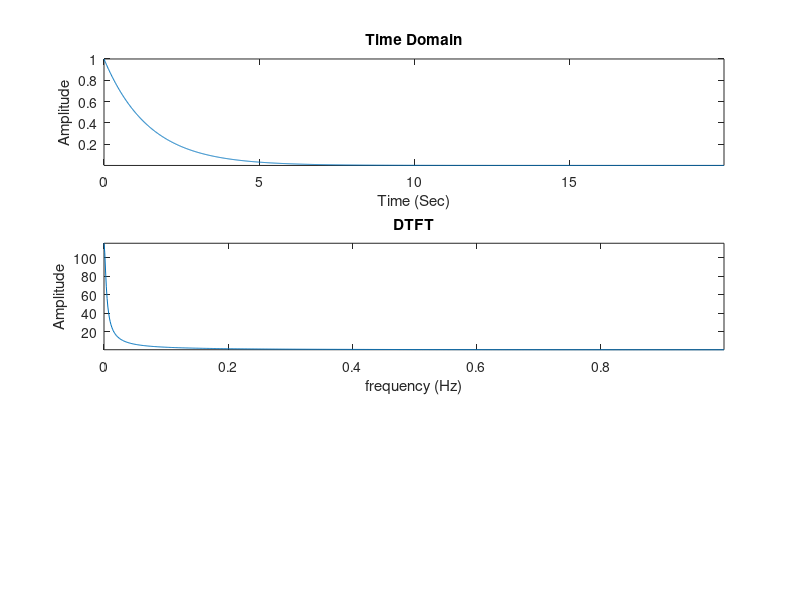

Reproduce this figure in MATLAB.

sampling_frequency = 80; % unit: Hz
f_nyquist = sampling_frequency / 2;
sampling_period = 1 / sampling_frequency; % unit: s
duration = 20;
t = [0: sampling_period : duration - sampling_period];

alpha = 0.5;
s = alpha .^ t;
subplot(3, 1, 1);
plot(t, s);
xlabel('Time (Sec)');
ylabel('Amplitude');
title('Time Domain')

X_mag = abs(fft(s));
N = length(s);
N_2 = ceil(N/2);
f_bins = [0:N-1];
f_hz = f_bins * sampling_frequency / N;
f_norm = (f_bins * sampling_frequency / N) / f_nyquist;
axis tight

subplot(3, 1, 2);
% plot(f_bins, X_mag);
%plot(f_hz(1:N_2), X_mag(1:N_2));
plot(f_norm(1:N_2), X_mag(1:N_2));
%xlabel('frequency (bins)');
xlabel('frequency (Hz)');
ylabel('Amplitude');
title('DTFT')
axis tight

%{
f = 1760;
alpha = 0.9;
s = alpha .^ t;

fft_samples = length(s);
half_samples = fft_samples / 2;

s_fft = fft(s);
s_fft_mag = abs(s_fft);
s_fft_phase = angle(y);

subplot(3, 2, 1);
plot(t, s);
xlabel('Time (Sec)');
ylabel('Amplitude');
title('Time Domain')

subplot(3, 2, 1);
plot(s_fft_mag);
xlim([-3, 3]);
subplot(3, 2, 2);
plot(s_fft_phase);
xlim([-3, 3]);
%}
%{
t = 1:100;
y = 4 * sin(50 * t) ./ (6 * t);
figure, plot(t, abs(y)), title('Amplitude plot')
figure, plot(t, angle(y)), title('Phase plot')
%}
